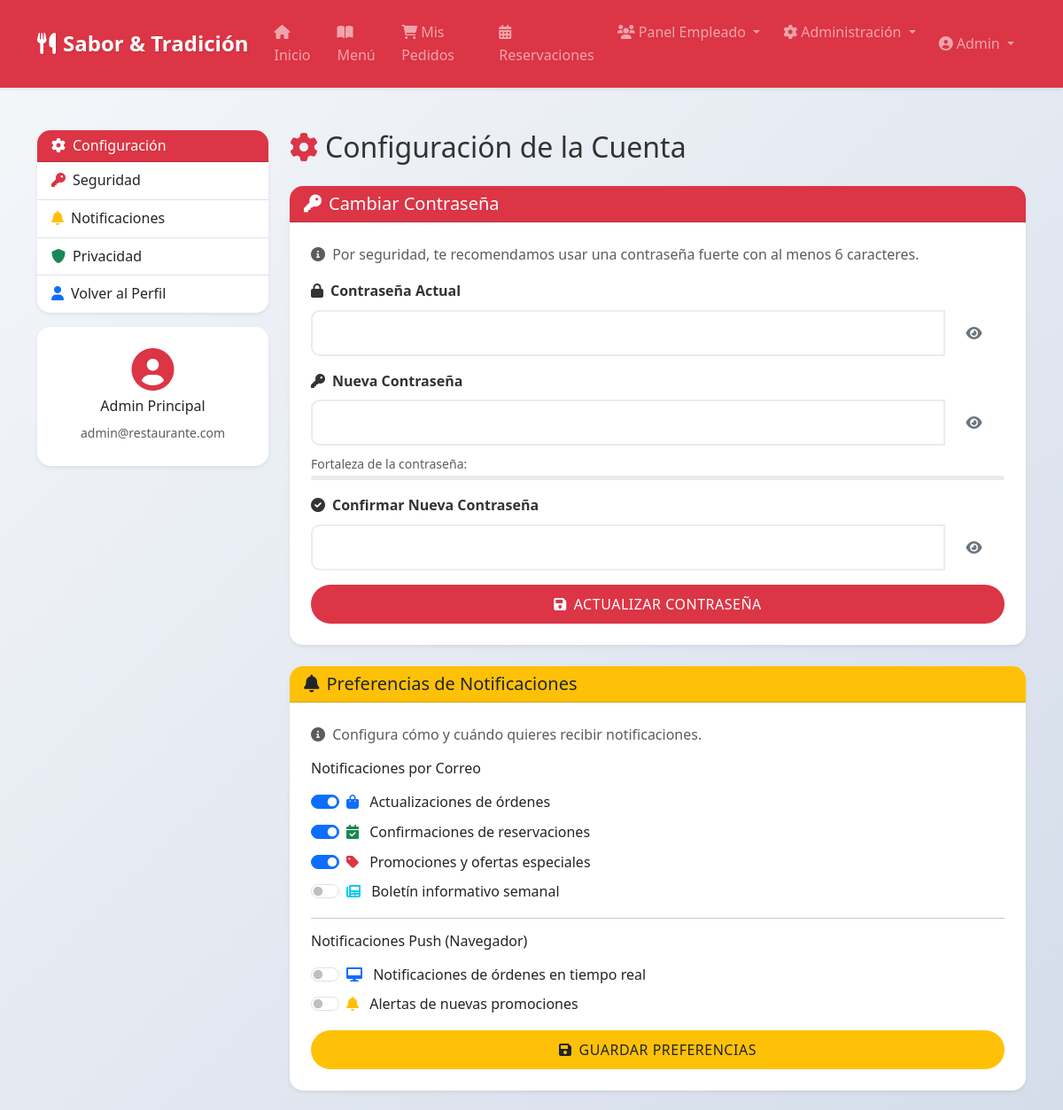
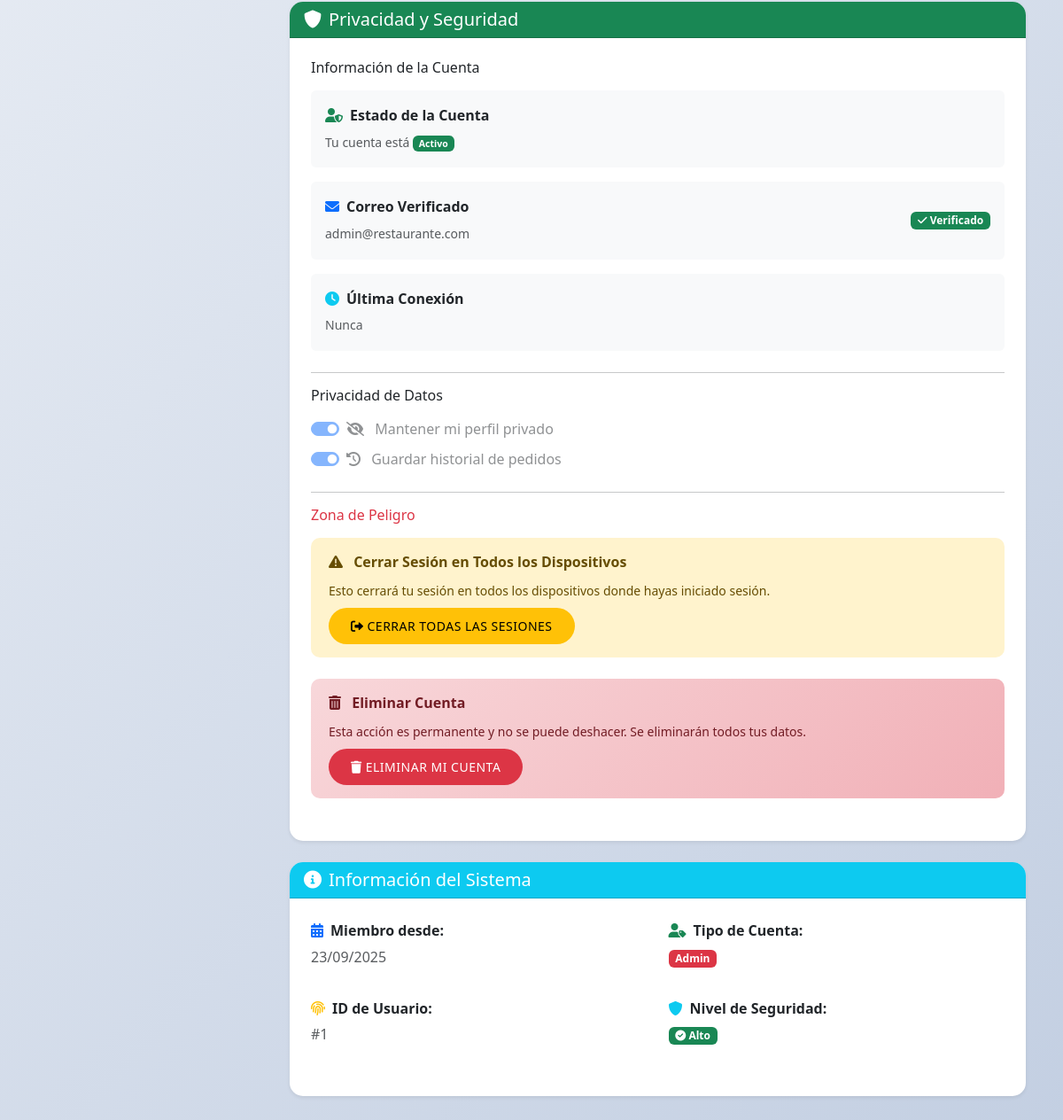
The page /server/pages/configuracion.php (signed in) on the database its author committed (2 pictures, top to bottom).
### tables this page shows
CREATE TABLE usuarios (
  id INT AUTO_INCREMENT PRIMARY KEY,
  nombre VARCHAR(100) NOT NULL,
  apellido VARCHAR(100) NOT NULL,
  correo VARCHAR(100) UNIQUE NOT NULL,
  password VARCHAR(255) NOT NULL,
  telefono VARCHAR(20),
  direccion TEXT,
  rol ENUM('admin','empleado','cliente') DEFAULT 'cliente',
  estado ENUM('activo','inactivo') DEFAULT 'activo',
  fecha_registro TIMESTAMP DEFAULT CURRENT_TIMESTAMP,
  ultima_conexion TIMESTAMP NULL
);

### server/includes/auth.php (called while the page is built, shortened)
<?php
function formatearFecha($fecha, $formato = 'd/m/Y H:i') {
    return date($formato, strtotime($fecha));
}
?>

### server/pages/configuracion.php (the view, shortened to what this page needs)
<?php
include("includes/db.php");
include("includes/auth.php");
$usuario_id = $_SESSION['usuario']['id'];
$stmt = $conn->prepare("SELECT * FROM usuarios WHERE id = ?");
$stmt->bind_param("i", $usuario_id);
$stmt->execute();
$result = $stmt->get_result();
$usuario = $result->fetch_assoc();
?>
<!DOCTYPE html>
<html lang="es">
<head>
  <link href="https://cdn.jsdelivr.net/npm/bootstrap@5.3.0/dist/css/bootstrap.min.css" rel="stylesheet">
  <link href="https://cdnjs.cloudflare.com/ajax/libs/font-awesome/6.0.0/css/all.min.css" rel="stylesheet">
  <link rel="stylesheet" href="css/styles.css">
</head>
<body>
  <?php include("includes/header.php"); ?>
  <div class="container mt-5 mb-5">
    <div class="row">
      <div class="col-lg-3 mb-4">
        <div class="card shadow-sm">
          <div class="card-header bg-danger text-white">
            <h6 class="mb-0"><i class="fas fa-cog me-2"></i>Configuración</h6>
          </div>
          <div class="list-group list-group-flush">
            <a href="#cambiar-password" class="list-group-item list-group-item-action" data-bs-toggle="collapse">
              <i class="fas fa-key me-2 text-danger"></i>Seguridad
            </a>
            <a href="#notificaciones" class="list-group-item list-group-item-action" data-bs-toggle="collapse">
              <i class="fas fa-bell me-2 text-warning"></i>Notificaciones
            </a>
            <a href="#privacidad" class="list-group-item list-group-item-action" data-bs-toggle="collapse">
              <i class="fas fa-shield-alt me-2 text-success"></i>Privacidad
            </a>
            <a href="perfil.php" class="list-group-item list-group-item-action">
              <i class="fas fa-user me-2 text-primary"></i>Volver al Perfil
            </a>
          </div>
        </div>
        <div class="card shadow-sm mt-3">
          <div class="card-body text-center">
            <i class="fas fa-user-circle fa-3x text-danger mb-2"></i>
            <h6><?php echo htmlspecialchars($usuario['nombre'] . ' ' . $usuario['apellido']); ?></h6>
            <small class="text-muted"><?php echo htmlspecialchars($usuario['correo']); ?></small>
          </div>
        </div>
      </div>
      <div class="col-lg-9">
        <h2 class="mb-4"><i class="fas fa-cog me-2 text-danger"></i>Configuración de la Cuenta</h2>
        <div class="card shadow-sm mb-4" id="cambiar-password">
          <div class="card-header bg-danger text-white">
            <h5 class="mb-0"><i class="fas fa-key me-2"></i>Cambiar Contraseña</h5>
          </div>
          <div class="card-body">
            <p class="text-muted">
              <i class="fas fa-info-circle me-1"></i>
              Por seguridad, te recomendamos usar una contraseña fuerte con al menos 6 caracteres.
            </p>
            <form method="POST" action="" id="passwordForm">
              <div class="mb-3">
                <label for="password_actual" class="form-label">
                  <i class="fas fa-lock me-2"></i>Contraseña Actual
                </label>
                <div class="input-group">
                  <input type="password" class="form-control" id="password_actual" name="password_actual" required>
                  <button class="btn btn-outline-secondary" type="button" onclick="togglePasswordVisibility('password_actual', 'icon1')">
                    <i class="fas fa-eye" id="icon1"></i>
                  </button>
                </div>
              </div>
              <div class="mb-3">
                <label for="password_nueva" class="form-label">
                  <i class="fas fa-key me-2"></i>Nueva Contraseña
                </label>
                <div class="input-group">
                  <input type="password" class="form-control" id="password_nueva" name="password_nueva" required>
                  <button class="btn btn-outline-secondary" type="button" onclick="togglePasswordVisibility('password_nueva', 'icon2')">
                    <i class="fas fa-eye" id="icon2"></i>
                  </button>
                </div>
                <div class="mt-2">
                  <small class="text-muted">Fortaleza de la contraseña:</small>
                  <div class="progress" style="height: 5px;">
                  </div>
                </div>
              </div>
              <div class="mb-3">
                <label for="password_confirmacion" class="form-label">
                  <i class="fas fa-check-circle me-2"></i>Confirmar Nueva Contraseña
                </label>
                <div class="input-group">
                  <input type="password" class="form-control" id="password_confirmacion" name="password_confirmacion" required>
                  <button class="btn btn-outline-secondary" type="button" onclick="togglePasswordVisibility('password_confirmacion', 'icon3')">
                    <i class="fas fa-eye" id="icon3"></i>
                  </button>
                </div>
              </div>
              <div class="d-grid">
                <button type="submit" name="cambiar_password" class="btn btn-danger">
                  <i class="fas fa-save me-2"></i>Actualizar Contraseña
                </button>
              </div>
            </form>
          </div>
        </div>
        <div class="card shadow-sm mb-4" id="notificaciones">
          <div class="card-header bg-warning text-dark">
            <h5 class="mb-0"><i class="fas fa-bell me-2"></i>Preferencias de Notificaciones</h5>
          </div>
          <div class="card-body">
            <p class="text-muted">
              <i class="fas fa-info-circle me-1"></i>
              Configura cómo y cuándo quieres recibir notificaciones.
            </p>
            <form method="POST" action="" id="notificacionesForm">
              <div class="mb-3">
                <h6 class="mb-3">Notificaciones por Correo</h6>
                <div class="form-check form-switch mb-2">
                  <input class="form-check-input" type="checkbox" id="notif_ordenes" checked>
                  <label class="form-check-label" for="notif_ordenes">
                    <i class="fas fa-shopping-bag me-2 text-primary"></i>
                    Actualizaciones de órdenes
                  </label>
                </div>
                <div class="form-check form-switch mb-2">
                  <input class="form-check-input" type="checkbox" id="notif_reservaciones" checked>
                  <label class="form-check-label" for="notif_reservaciones">
                    <i class="fas fa-calendar-check me-2 text-success"></i>
                    Confirmaciones de reservaciones
                  </label>
                </div>
                <div class="form-check form-switch mb-2">
                  <input class="form-check-input" type="checkbox" id="notif_promociones" checked>
                  <label class="form-check-label" for="notif_promociones">
                    <i class="fas fa-tag me-2 text-danger"></i>
                    Promociones y ofertas especiales
                  </label>
                </div>
                <div class="form-check form-switch mb-2">
                  <input class="form-check-input" type="checkbox" id="notif_newsletter">
                  <label class="form-check-label" for="notif_newsletter">
                    <i class="fas fa-newspaper me-2 text-info"></i>
                    Boletín informativo semanal
                  </label>
                </div>
              </div>
              <hr>
              <div class="mb-3">
                <h6 class="mb-3">Notificaciones Push (Navegador)</h6>
                <div class="form-check form-switch mb-2">
                  <input class="form-check-input" type="checkbox" id="push_ordenes">
                  <label class="form-check-label" for="push_ordenes">
                    <i class="fas fa-desktop me-2 text-primary"></i>
                    Notificaciones de órdenes en tiempo real
                  </label>
                </div>
                <div class="form-check form-switch mb-2">
                  <input class="form-check-input" type="checkbox" id="push_promociones">
                  <label class="form-check-label" for="push_promociones">
                    <i class="fas fa-bell me-2 text-warning"></i>
                    Alertas de nuevas promociones
                  </label>
                </div>
              </div>
              <div class="d-grid">
                <button type="submit" name="actualizar_notificaciones" class="btn btn-warning text-dark">
                  <i class="fas fa-save me-2"></i>Guardar Preferencias
                </button>
              </div>
            </form>
          </div>
        </div>
        <div class="card shadow-sm mb-4" id="privacidad">
          <div class="card-header bg-success text-white">
            <h5 class="mb-0"><i class="fas fa-shield-alt me-2"></i>Privacidad y Seguridad</h5>
          </div>
          <div class="card-body">
            <div class="mb-4">
              <h6 class="mb-3">Información de la Cuenta</h6>
              <div class="d-flex justify-content-between align-items-center mb-3 p-3 bg-light rounded">
                <div>
                  <p class="mb-1 fw-bold"><i class="fas fa-user-shield me-2 text-success"></i>Estado de la Cuenta</p>
                  <small class="text-muted">
                    Tu cuenta está
                    <span class="badge bg-<?php echo $usuario['estado'] == 'activo' ? 'success' : 'danger'; ?>">
                      <?php echo ucfirst($usuario['estado']); ?>
                    </span>
                  </small>
                </div>
              </div>
              <div class="d-flex justify-content-between align-items-center mb-3 p-3 bg-light rounded">
                <div>
                  <p class="mb-1 fw-bold"><i class="fas fa-envelope me-2 text-primary"></i>Correo Verificado</p>
                  <small class="text-muted"><?php echo htmlspecialchars($usuario['correo']); ?></small>
                </div>
                <span class="badge bg-success"><i class="fas fa-check"></i> Verificado</span>
              </div>
              <div class="d-flex justify-content-between align-items-center mb-3 p-3 bg-light rounded">
                <div>
                  <p class="mb-1 fw-bold"><i class="fas fa-clock me-2 text-info"></i>Última Conexión</p>
                  <small class="text-muted">
                    <?php
                      echo $usuario['ultima_conexion']
                        ? formatearFecha($usuario['ultima_conexion'], 'd/m/Y H:i')
                        : 'Nunca';
                    ?>
                  </small>
                </div>
              </div>
            </div>
            <hr>
            <div class="mb-4">
              <h6 class="mb-3">Privacidad de Datos</h6>
              <div class="form-check form-switch mb-2">
                <input class="form-check-input" type="checkbox" id="privacidad_perfil" checked disabled>
                <label class="form-check-label" for="privacidad_perfil">
                  <i class="fas fa-eye-slash me-2"></i>
                  Mantener mi perfil privado
                </label>
              </div>
              <div class="form-check form-switch mb-2">
                <input class="form-check-input" type="checkbox" id="privacidad_historial" checked disabled>
                <label class="form-check-label" for="privacidad_historial">
                  <i class="fas fa-history me-2"></i>
                  Guardar historial de pedidos
                </label>
              </div>
            </div>
            <hr>
            <div class="mb-3">
              <h6 class="mb-3 text-danger">Zona de Peligro</h6>
              <div class="alert alert-warning">
                <i class="fas fa-exclamation-triangle me-2"></i>
                <strong>Cerrar Sesión en Todos los Dispositivos</strong>
                <p class="mb-2 mt-2 small">Esto cerrará tu sesión en todos los dispositivos donde hayas iniciado sesión.</p>
                <button class="btn btn-sm btn-warning" onclick="cerrarSesionesTodas()">
                  <i class="fas fa-sign-out-alt me-1"></i>Cerrar Todas las Sesiones
                </button>
              </div>
              <div class="alert alert-danger">
                <i class="fas fa-trash-alt me-2"></i>
                <strong>Eliminar Cuenta</strong>
                <p class="mb-2 mt-2 small">Esta acción es permanente y no se puede deshacer. Se eliminarán todos tus datos.</p>
                <button class="btn btn-sm btn-danger" onclick="confirmarEliminacion()">
                  <i class="fas fa-trash me-1"></i>Eliminar Mi Cuenta
                </button>
              </div>
            </div>
          </div>
        </div>
        <div class="card shadow-sm">
          <div class="card-header bg-info text-white">
            <h5 class="mb-0"><i class="fas fa-info-circle me-2"></i>Información del Sistema</h5>
          </div>
          <div class="card-body">
            <div class="row">
              <div class="col-md-6 mb-3">
                <p class="mb-1"><i class="fas fa-calendar-alt me-2 text-primary"></i><strong>Miembro desde:</strong></p>
                <p class="text-muted"><?php echo formatearFecha($usuario['fecha_registro'], 'd/m/Y'); ?></p>
              </div>
              <div class="col-md-6 mb-3">
                <p class="mb-1"><i class="fas fa-user-tag me-2 text-success"></i><strong>Tipo de Cuenta:</strong></p>
                <p>
                  <span class="badge bg-<?php echo $usuario['rol'] == 'admin' ? 'danger' : ($usuario['rol'] == 'empleado' ? 'warning' : 'primary'); ?>">
                    <?php echo ucfirst($usuario['rol']); ?>
                  </span>
                </p>
              </div>
              <div class="col-md-6 mb-3">
                <p class="mb-1"><i class="fas fa-fingerprint me-2 text-warning"></i><strong>ID de Usuario:</strong></p>
                <p class="text-muted">#<?php echo $usuario['id']; ?></p>
              </div>
              <div class="col-md-6 mb-3">
                <p class="mb-1"><i class="fas fa-shield-alt me-2 text-info"></i><strong>Nivel de Seguridad:</strong></p>
                <p>
                  <span class="badge bg-success">
                    <i class="fas fa-check-circle"></i> Alto
                  </span>
                </p>
              </div>
            </div>
          </div>
        </div>
      </div>
    </div>
  </div>
</body>
</html>

### server/css/styles.css (style rules this page uses)
* { margin: 0; padding: 0; box-sizing: border-box; }
body { font-family: 'Segoe UI', Tahoma, Geneva, Verdana, sans-serif; background: linear-gradient(135deg, #f5f7fa 0%, #c3cfe2 100%); min-height: 100vh; line-height: 1.6; color: #333; }
.card { border: none; border-radius: 15px; box-shadow: 0 5px 20px rgba(0,0,0,0.1); transition: all 0.3s ease; overflow: hidden; }
.card-body { padding: 1.5rem; }
.btn { border-radius: 25px; padding: 10px 25px; font-weight: 500; border: none; transition: all 0.3s ease; text-transform: uppercase; letter-spacing: 0.5px; }
.form-control { border-radius: 10px; border: 2px solid #e9ecef; padding: 12px 15px; font-size: 1rem; transition: all 0.3s ease; }
.form-label { font-weight: 600; color: #333; margin-bottom: 0.5rem; }
.alert { border-radius: 10px; border: none; padding: 15px 20px; margin-bottom: 1.5rem; }
.alert-danger { background: linear-gradient(135deg, #f8d7da 0%, #f1b0b7 100%); color: #721c24; }

### rows shown on the page
usuarios: nombre+apellido "Admin Principal", correo "admin@restaurante.com", estado "Activo", fecha_registro "23/09/2025", rol "Admin", id "1"

### other values the page prints
$_SESSION['usuario']['nombre'] "Admin"
